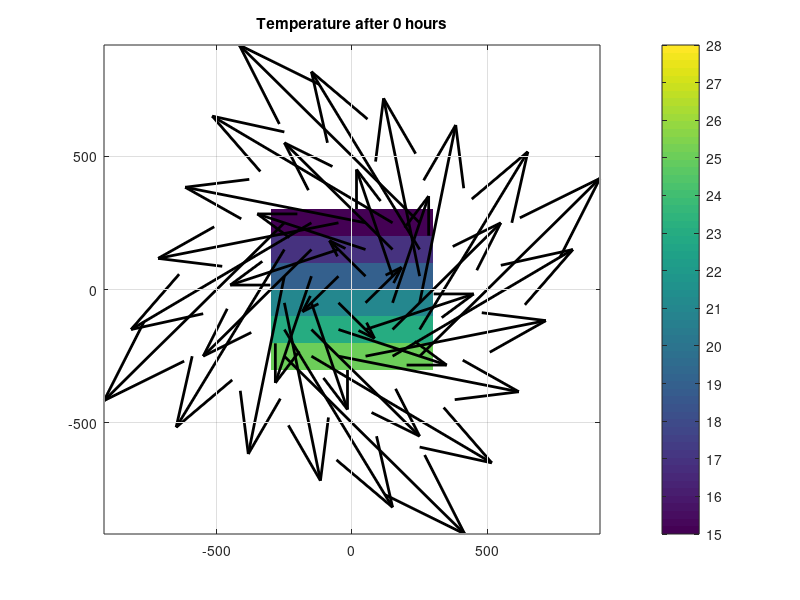
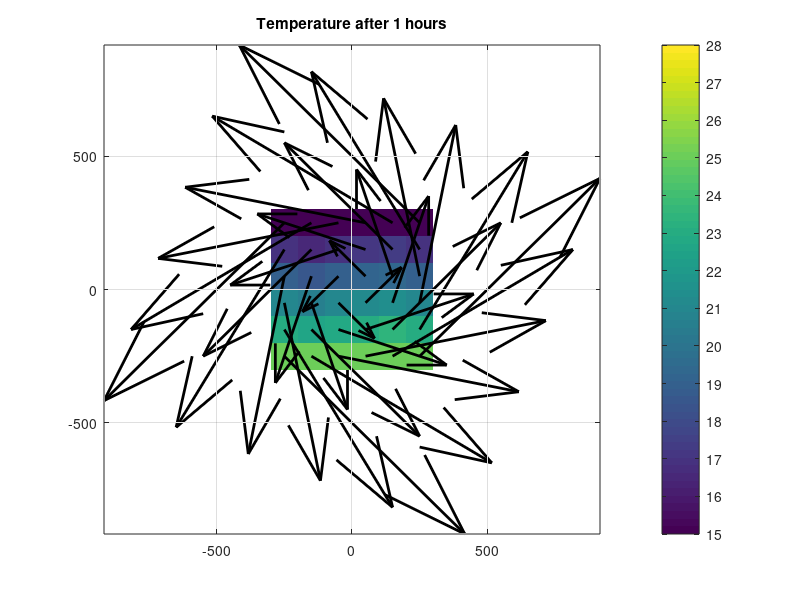
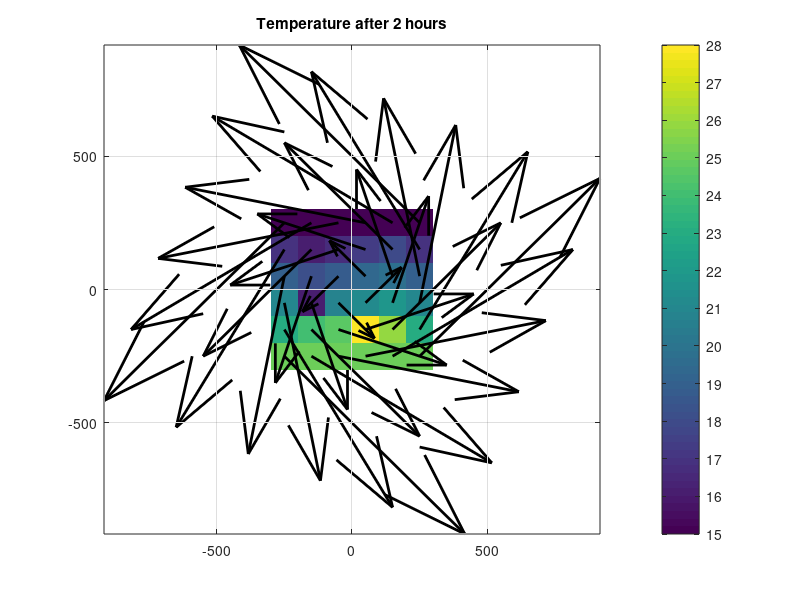
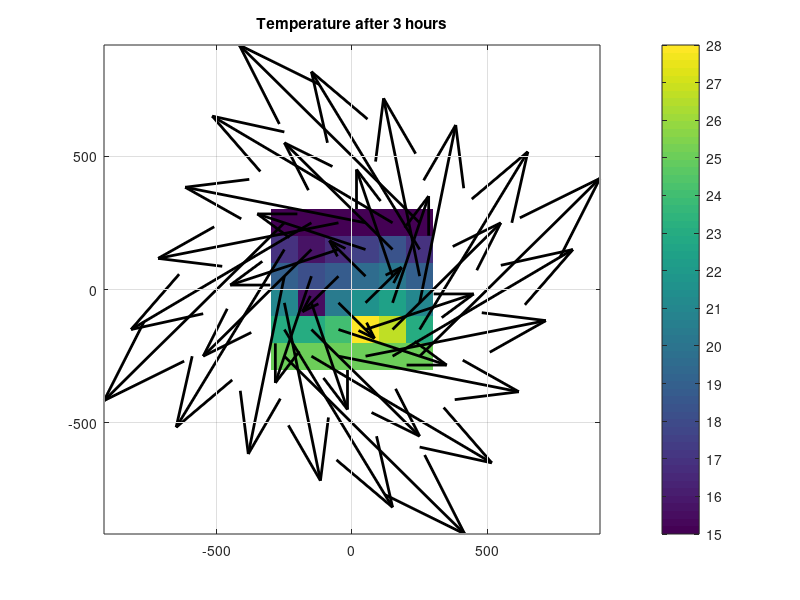

Write the MATLAB code that produced these figures, in order.
% Explicit, centred difference finite difference equations to solve
% linear advection:
% dTdt + u dTdx + vdTdy = 0
% ie Tnew = Told - dt (u (Twest - Teast)/dx + v (Tnorth - Tsouth)/dy)

% x y positions of the grid
Lx = 250e3;
Ly = 250e3;
dx = 100e3;
dy = 100e3;
x = -Lx:dx:Lx;
y = -Ly:dy:Ly;

% fixed and initial conditions:
r = zeros(length(x), length(y));
u = zeros(length(x), length(y));
v = zeros(length(x), length(y));
T = zeros(length(x), length(y));
V = 10;
R = Lx;
Tmid = 20;
Tdiffy = -5;
Tdiffx = 0;

for i = 1:length(x)
    for j = 1:length(y)
        r(i,j) = sqrt(x(i)^2 + y(j)^2);
        u(i,j) = -V/Lx*y(j);
        v(i,j) = V/Ly*x(i);
        T(i,j) = Tmid + y(j)/Ly*Tdiffy + x(i)/Lx*Tdiffx;
    endfor
endfor
Tnew = T;

% function to display the results
function displayT(x, y, u, v, it, T)
    h = image(x/1000,y/1000,T');
    set(gca,"ydir", "normal","clim",[15,28]);
    set(gca, "gridlinestyle", "-", "xgrid", "on", "ygrid", "on");
    set(h,'CDataMapping','scaled');
    hc = colorbar;
    set(hc, "ytick", 15:28);
    %xlabel('East-West / km');
    %ylabel('North-South / km');
    set(gcf, "papersize", [8.5,8.5]);
    hold on
    quiver(x/1000,y/1000,u',v',8,"k", "linewidth", 2);
    hold off
    title(sprintf("%s%i%s", "Temperature after ", it, " hours"));
endfunction

displayT(x, y, u, v, 0, T);
print("Tinit.eps", "-deps", "-color", "-tight", "-FTimes-Roman:12", "-S160,120");

printf("%s%i%s\n", "Time step ", 0, " press return");
pause

dt = 3600;
nt = 3;

for it = 1:nt;
    T = Tnew;
    for i = 2:length(x)-1
        for j = 2:length(y)-1
            Tnew(i,j) = 0.1*round(10*(...
                        T(i,j) - 0.5*dt*(u(i,j)*(T(i+1,j) - T(i-1,j))/dx ...
                                       + v(i,j)*(T(i,j+1) - T(i,j-1))/dy)));
        endfor
    endfor
    
    if (it == 2) % add 2 to T in Swansea, Bristol and Southend and 5 to London
        Tnew(2,2) = Tnew(2,2)+2;
        Tnew(3,2) = Tnew(3,2)+2;
        Tnew(4,2) = Tnew(4,2)+5;
        Tnew(5,2) = Tnew(5,2)+2;
    endif
    
    if (it == 2) % subtract 4 from Snowdon temperature
        Tnew(2,3) = Tnew(2,3) - 4;
    endif
%    
%    if (it == 4) % subtract 5 from temp in Peterborough and Norwich
%        Tnew(4,3) = Tnew(4,3) - 5;
%        Tnew(5,3) = Tnew(5,3) - 5;
%    endif
    
    printf("minimum temperature = %g, maximum = %g\n", min(min(Tnew)), max(max(Tnew)));
    displayT(x, y, u, v, it, Tnew);
    print(sprintf("T%i.eps", it), "-deps", "-color", "-tight", "-FTimes-Roman:12", "-S160,120");
    Tnew(1:end,end:-1:1)'
    printf("%s%i%s\n", "Time step ", it, " press return");
    pause
endfor

